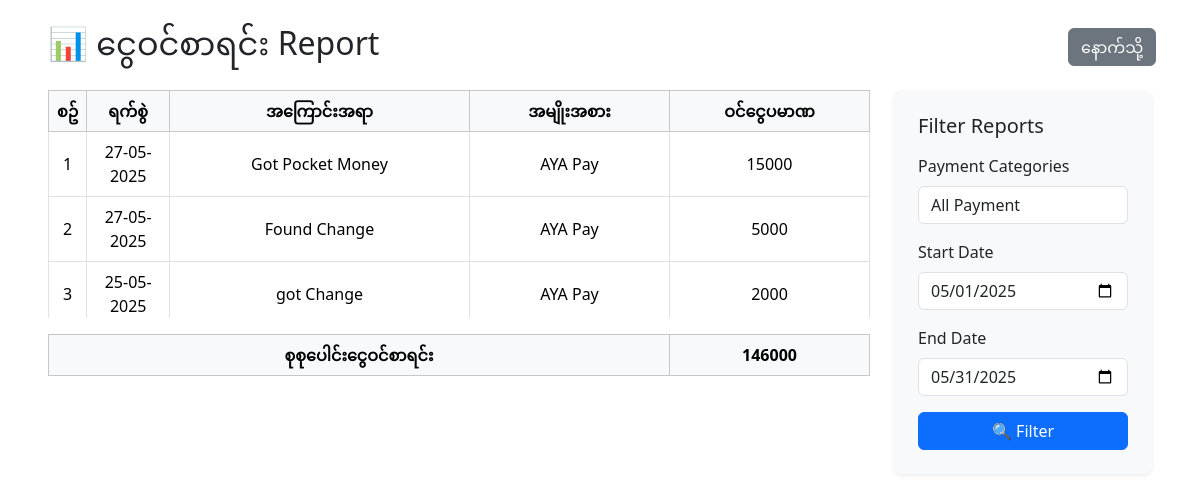
/report.php?report=total_cash_in, run on the app's committed database.
### tables this page shows
CREATE TABLE `cashbook` (
  `id` int(11) NOT NULL,
  `date` date NOT NULL,
  `description` text NOT NULL,
  `in_amt` int(11) NOT NULL,
  `out_amt` int(11) NOT NULL,
  `balance` int(11) NOT NULL,
  `category_id` int(11) NOT NULL,
  `created_at` timestamp NOT NULL DEFAULT current_timestamp() ON UPDATE current_timestamp()
);

CREATE TABLE `payment_categories` (
  `id` int(11) NOT NULL,
  `name` varchar(100) NOT NULL,
  `image` varchar(255) NOT NULL
);

### report.php (the view, shortened to what this page needs)
<?php include 'connect.php'; ?>
<div class="mx-5 py-4">
  <div class="mb-4 d-flex">
    <div class="col-11">
      <h2 class="mb-0">
        📊
        <?php
            if($_GET['report'] == 'cash_in_percentage'){
                echo "ငွေသွင်းဝန်ဆောင်ခ";
            } elseif($_GET['report'] == 'cash_out_percentage'){
                echo "ငွေထုတ်ဝန်ဆောင်ခ";
            } elseif($_GET['report'] == 'total_cash_in'){
                echo "ငွေဝင်စာရင်း";
            } elseif($_GET['report'] == 'total_cash_out'){
                echo "ထွက်ငွေစာရင်း";
            } elseif($_GET['report'] == 'total_cash_in_out'){
                echo "ငွေအဝင်/အထွက်စာရင်း";
            } elseif($_GET['report'] == 'balance'){
                echo "လက်ကျန်ငွေစာရင်း";
            }
        ?>
        Report
      </h2>
    </div>
    <div class="col">
      <a href="index.php"><button type="button" name="button" class="btn btn-secondary mt-1 ms-2">နောက်သို့</button></a>
    </div>
  </div>
  <div class="row">
    <div class="col-lg-9 mb-4">
    <?php
      if($_GET['report'] == 'cash_in_percentage'){
        if(isset($_POST['filter']) && !empty($_POST['start_date']) && !empty($_POST['end_date']) && !empty($_POST['payment_category'])){
          $start_date = $_POST['start_date'];
          $end_date = $_POST['end_date'];
          $payment_category = $_POST['payment_category'];
          $cash_in_percentagestmt = $pdo->prepare("SELECT * FROM cashbook WHERE in_amt != 0 AND date BETWEEN '$start_date' AND '$end_date' AND category_id='$payment_category'");
        }elseif(isset($_POST['filter']) && !empty($_POST['start_date']) && !empty($_POST['end_date'])){
          $start_date = $_POST['start_date'];
          $end_date = $_POST['end_date'];
          $cash_in_percentagestmt = $pdo->prepare("SELECT * FROM cashbook WHERE in_amt != 0 AND date BETWEEN '$start_date' AND '$end_date'");
        }elseif(isset($_POST['filter']) && !empty($_POST['payment_category'])){
          $payment_category = $_POST['payment_category'];
          $cash_in_percentagestmt = $pdo->prepare("SELECT * FROM cashbook WHERE in_amt != 0 AND category_id='$payment_category'");
        }else{
          $cash_in_percentagestmt = $pdo->prepare("SELECT * FROM cashbook WHERE in_amt != 0");
        }
        $cash_in_percentagestmt->execute();
        $cash_in_percentagedatas = $cash_in_percentagestmt->fetchAll();
    ?>
    <div class="table-responsive scroll mb-3">
        <table class="table table-bordered table-hover align-middle">
          <thead class="table-light sticky-top">
            <tr>
                <th class="text-center">စဥ်</th>
                <th class="text-center">ရက်စွဲ</th>
                <th class="text-center" style="width: 200px;">အမျိုးအစား</th>
                <th class="text-center">အဝင်ငွေပမာဏ</th>
                <th class="text-center">ဝန်ဆောင်ခ ( % ) </th>
                <th class="text-center">ဝန်ဆောင်ခပမာဏ</th>
            </tr>
          </thead>
          <tbody>
            <?php
            $no = 1;
            foreach($cash_in_percentagedatas as $cash_in_percentagedata){
                $id = $cash_in_percentagedata['id'];
                $payment_category = $cash_in_percentagedata['category_id'];
                $percentagestmt = $pdo->prepare("SELECT * FROM percentage WHERE cash_id = '$id'");
                $percentagestmt->execute();
                $percentagedatas = $percentagestmt->fetch(PDO::FETCH_ASSOC);
                $paymentstmt = $pdo->prepare("SELECT * FROM payment_categories WHERE id='$payment_category'");
                $paymentstmt->execute();
                $paymentdatas = $paymentstmt->fetch(PDO::FETCH_ASSOC);
            ?>
            <tr>
              <td class="text-center"><?php echo $no; ?></td>
              <td class="text-center"><?php echo date('d-m-Y', strtotime($cash_in_percentagedata['date'])) ?></td>
              <td class="text-center"><?php echo $paymentdatas['name']; ?></td>
              <td class="text-center"><?php echo $cash_in_percentagedata['in_amt']; ?></td>
              <td class="text-center"><?php echo $percentagedatas['percentage']; ?></td>
              <td class="text-center" style="width: 150px;"><?php echo $percentagedatas['percentage_amt']; ?></td>
            </tr>
            <?php
            $no++;
            }
            ?>
          </tbody>
        </table>
      </div>
        <?php
          if(isset($_POST['filter']) && !empty($_POST['start_date']) && !empty($_POST['end_date']) && !empty($_POST['payment_category'])){
            $start_date = $_POST['start_date'];
            $end_date = $_POST['end_date'];
            $payment_category = $_POST['payment_category'];
            $total_percentagestmt = $pdo->prepare("SELECT SUM(percentage_amt) AS total_percentage_amt FROM percentage WHERE inorout = 'in' AND date BETWEEN '$start_date' AND '$end_date' AND category_id='$payment_category'");
          }elseif(isset($_POST['filter']) && !empty($_POST['start_date']) && !empty($_POST['end_date'])){
            $start_date = $_POST['start_date'];
            $end_date = $_POST['end_date'];
            $total_percentagestmt = $pdo->prepare("SELECT SUM(percentage_amt) AS total_percentage_amt FROM percentage WHERE inorout = 'in' AND date BETWEEN '$start_date' AND '$end_date'");
          }elseif(isset($_POST['filter']) && !empty($_POST['payment_category'])){
            $payment_category = $_POST['payment_category'];
            $total_percentagestmt = $pdo->prepare("SELECT SUM(percentage_amt) AS total_percentage_amt FROM percentage WHERE inorout = 'in' AND category_id='$payment_category'");
          }else{
            $total_percentagestmt = $pdo->prepare("SELECT SUM(percentage_amt) AS total_percentage_amt FROM percentage WHERE inorout = 'in'");
          }
            $total_percentagestmt->execute();
            $total_percentagedatas = $total_percentagestmt->fetch(PDO::FETCH_ASSOC);
        ?>
        <table class="table table-bordered table-hover align-middle">
          <thead class="table-light">
            <tr>
                <th class="text-center">စုစုပေါင်းငွေသွင်းဝန်ဆောင်ခ</th>
                <th class="text-center" style="width: 165px;"><?php echo $total_percentagedatas['total_percentage_amt']; ?></th>
            </tr>
          </thead>
        </table>
    <?php
      }elseif($_GET['report'] == 'total_cash_in'){
        if(isset($_POST['filter']) && !empty($_POST['start_date']) && !empty($_POST['end_date']) && !empty($_POST['payment_category'])){
          $start_date = $_POST['start_date'];
          $end_date = $_POST['end_date'];
          $payment_category = $_POST['payment_category'];
          $total_cash_instmt = $pdo->prepare("SELECT * FROM cashbook WHERE in_amt != 0 AND date BETWEEN '$start_date' AND '$end_date' AND category_id='$payment_category'");
        }elseif(isset($_POST['filter']) && !empty($_POST['start_date']) && !empty($_POST['end_date'])){
          $start_date = $_POST['start_date'];
          $end_date = $_POST['end_date'];
          $total_cash_instmt = $pdo->prepare("SELECT * FROM cashbook WHERE in_amt != 0 AND date BETWEEN '$start_date' AND '$end_date'");
        }elseif(isset($_POST['filter']) && !empty($_POST['payment_category'])){
          $payment_category = $_POST['payment_category'];
          $total_cash_instmt = $pdo->prepare("SELECT * FROM cashbook WHERE in_amt != 0 AND category_id='$payment_category'");
        }else{
          $total_cash_instmt = $pdo->prepare("SELECT * FROM cashbook WHERE in_amt != 0");
        }
        $total_cash_instmt->execute();
        $total_cash_indatas = $total_cash_instmt->fetchAll();
    ?>
    <div class="table-responsive scroll mb-3">
        <table class="table table-bordered table-hover align-middle">
          <thead class="table-light sticky-top">
            <tr>
                <th class="text-center">စဥ်</th>
                <th class="text-center">ရက်စွဲ</th>
                <th class="text-center" style="width: 300px;">အကြောင်းအရာ</th>
                <th class="text-center" style="width: 200px;">အမျိုးအစား</th>
                <th class="text-center" style="width: 200px;">ဝင်ငွေပမာဏ</th>
            </tr>
          </thead>
          <tbody>
            <?php
            $no = 1;
            foreach($total_cash_indatas as $total_cash_indata){
                $payment_category = $total_cash_indata['category_id'];
                $paymentstmt = $pdo->prepare("SELECT * FROM payment_categories WHERE id='$payment_category'");
                $paymentstmt->execute();
                $paymentdatas = $paymentstmt->fetch(PDO::FETCH_ASSOC);
            ?>
            <tr>
              <td class="text-center"><?php echo $no; ?></td>
              <td class="text-center"><?php echo date('d-m-Y', strtotime($total_cash_indata['date'])) ?></td>
              <td class="text-center"><?php echo $total_cash_indata['description']; ?></td>
              <td class="text-center"><?php echo $paymentdatas['name']; ?></td>
              <td class="text-center"><?php echo $total_cash_indata['in_amt']; ?></td>
            </tr>
            <?php
            $no++;
            }
            ?>
          </tbody>
        </table>
      </div>
        <?php
          if(isset($_POST['filter']) && !empty($_POST['start_date']) && !empty($_POST['end_date']) && !empty($_POST['payment_category'])){
            $start_date = $_POST['start_date'];
            $end_date = $_POST['end_date'];
            $payment_category = $_POST['payment_category'];
            $total_cash_instmt = $pdo->prepare("SELECT SUM(in_amt) AS total_in_amt FROM cashbook WHERE in_amt != 0 AND date BETWEEN '$start_date' AND '$end_date' AND categorY_id='$payment_category'");
          }elseif(isset($_POST['filter']) && !empty($_POST['start_date']) && !empty($_POST['end_date'])){
            $start_date = $_POST['start_date'];
            $end_date = $_POST['end_date'];
            $total_cash_instmt = $pdo->prepare("SELECT SUM(in_amt) AS total_in_amt FROM cashbook WHERE in_amt != 0 AND date BETWEEN '$start_date' AND '$end_date'");
          }elseif(isset($_POST['filter']) && !empty($_POST['payment_category'])){
            $payment_category = $_POST['payment_category'];
            $total_cash_instmt = $pdo->prepare("SELECT SUM(in_amt) AS total_in_amt FROM cashbook WHERE in_amt != 0 AND categorY_id='$payment_category'");
          }else{
            $total_cash_instmt = $pdo->prepare("SELECT SUM(in_amt) AS total_in_amt FROM cashbook WHERE in_amt != 0");
          }
            $total_cash_instmt->execute();
            $total_cash_indatas = $total_cash_instmt->fetch(PDO::FETCH_ASSOC);
        ?>
        <table class="table table-bordered table-hover align-middle">
          <thead class="table-light">
            <tr>
                <th class="text-center">စုစုပေါင်းငွေဝင်စာရင်း</th>
                <th class="text-center" style="width: 200px;"><?php echo $total_cash_indatas['total_in_amt']; ?></th>
            </tr>
          </thead>
        </table>
    <?php
      }
      ?>
    </div>
    <div class="col-lg-3">
      <div class="bg-light rounded-3 p-4 shadow-sm">
        <h5 class="mb-3">Filter Reports</h5>
        <form method="post" class="d-flex flex-column gap-3">
          <div>
            <label for="startDate" class="form-label">Payment Categories</label>
            <select name="payment_category" id="" class="form-control">
            <option value="">All Payment</option>
            </select>
          </div>
          <div>
            <label for="startDate" class="form-label">Start Date</label>
            <input type="date" id="startDate" name="start_date" class="form-control" value="<?php if(!empty($_SESSION['start_date'])){ echo $_SESSION['start_date']; }else{ echo $_SESSION['default_start_date']; } ?>">
          </div>
          <div>
            <label for="endDate" class="form-label">End Date</label>
            <input type="date" id="endDate" name="end_date" class="form-control" value="<?php if(!empty($_SESSION['end_date'])){ echo $_SESSION['end_date']; }else{ echo $_SESSION['default_end_date']; } ?>">
          </div>
          <div>
            <button type="submit" class="btn btn-primary w-100" name="filter">🔍 Filter</button>
          </div>
        </form>
      </div>
    </div>
  </div>
</div>
<?php include 'footer.php'; ?>

### connect.php (style rules this page uses)
.scroll { overflow-y: auto; height: 228px; }

### data on the page
cashbook: date "27-05-2025", description "Got Pocket Money", payment_categories.name "AYA Pay", in_amt "15000"
cashbook: date "27-05-2025", description "Found Change", payment_categories.name "AYA Pay", in_amt "5000"
cashbook: date "25-05-2025", description "got Change", payment_categories.name "AYA Pay", in_amt "2000"

### other printed values
$total_cash_indatas['total_in_amt'] "146000"
